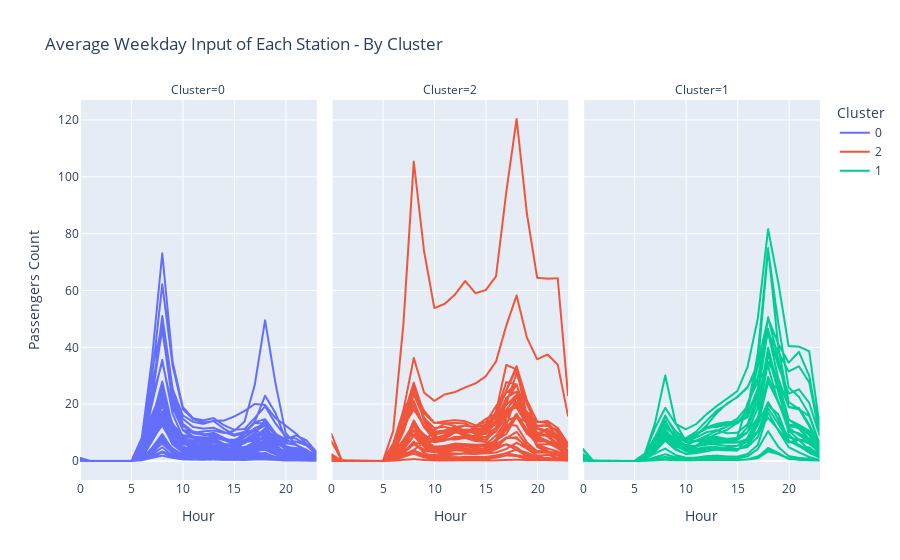

Source (notebook cell):
### Code cell
df_weekday = df[df['weekday'] == 1].groupby(['hour','origin'])['passenger_cnt'].agg('mean').reset_index()

# Comment this line to plot all stations
label_mapper = {k: l for k, l in zip(origin_mapper.keys(), kmeans.labels_)}
df_weekday['Cluster'] = df_weekday['origin'].apply(lambda x : label_mapper[x])

fig = px.line(df_weekday, x="hour", y="passenger_cnt", 
              color='Cluster', line_group="origin", facet_col="Cluster",
              title='Average Weekday Input of Each Station - By Cluster',
              labels={
                        "passenger_cnt": "Passengers Count",
                        "hour": "Hour",
                    },)
fig.show()
